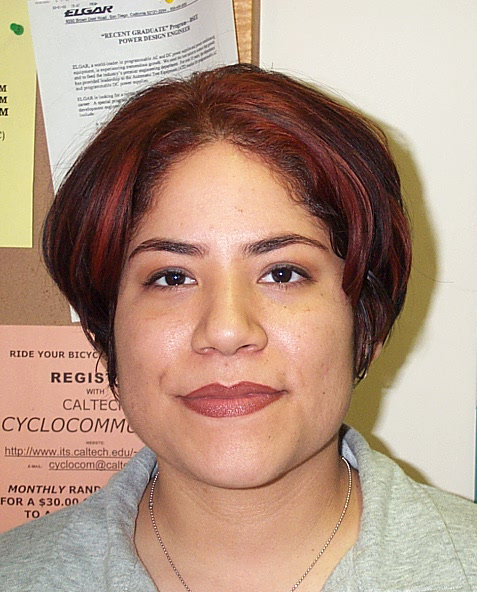
%> input picture Images/DB0/db0_1.jpg, 477 x 592 px
$ octave --eval "result = eyemapC(imread('../Images/DB0/db0_1.jpg'));"   (GNU Octave 9; MATLAB toolbox functions it lacks are replaced by stand-ins)
%> lines starting %> are read from the running program, lines starting %| are printed output that depends on the picture
function [rgbImg] = eyemapC(input)

input = im2uint8(input);
%> input is the input picture: size 592x477x3 uint8; mean R, G, B 180.5, 151.3, 133.2
img_ycbcr = rgb2ycbcr(input);
%> img_ycbcr: size 592x477x3 uint8; mean of channels 1, 2, 3 151.7, 115.8, 142.1

%[Cr, ~, Cb] = imsplit(img_ycbcr);
img_ycbcr = im2double(img_ycbcr);
%> img_ycbcr: size 592x477x3 double; mean of channels 1, 2, 3 0.595, 0.454, 0.557
Y = img_ycbcr(:,:,1);
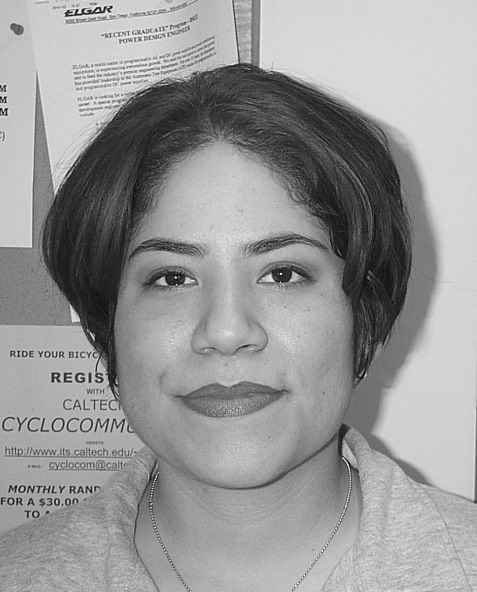
%> Y: size 592x477 double; min 0.0667, max 0.922, mean 0.595
Cb = img_ycbcr(:,:,2);
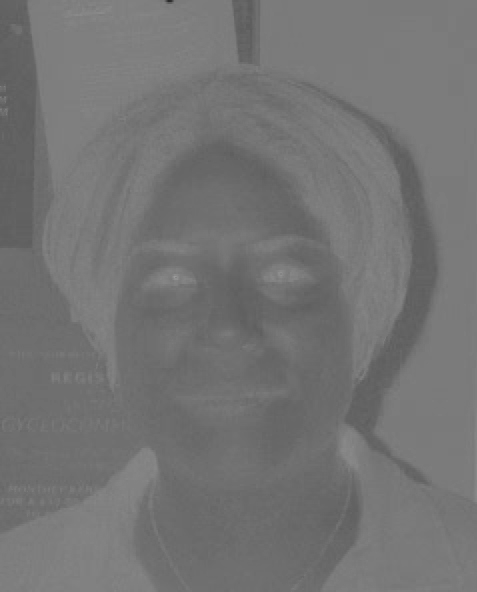
%> Cb: size 592x477 double; min 0.165, max 0.604, mean 0.454
Cr = img_ycbcr(:,:,3);
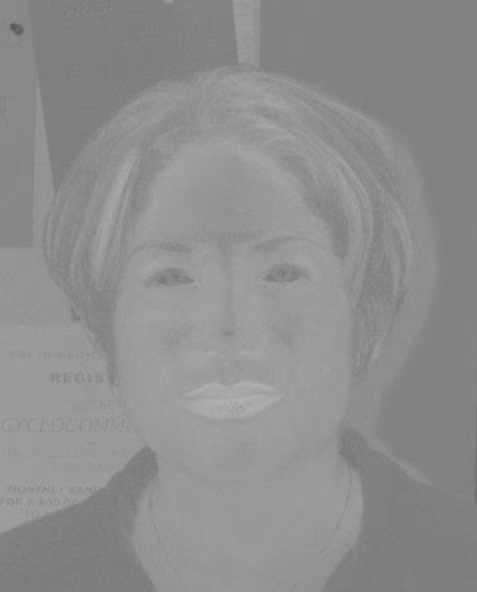
%> Cr: size 592x477 double; min 0.353, max 0.69, mean 0.557

% Chromincance eyemap
eyeMapC = ((Cb.^2)+((1-Cr).^2)+(Cb./Cr))./3;
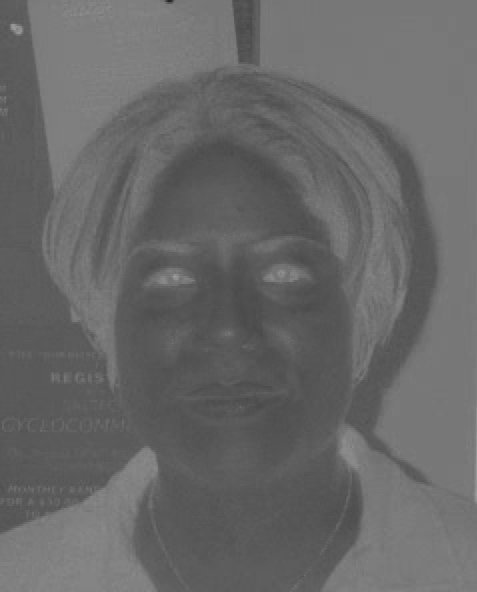
%> eyeMapC: size 592x477 double; min 0.152, max 0.638, mean 0.41

%Histogram normalization
normImg = histeq(eyeMapC);
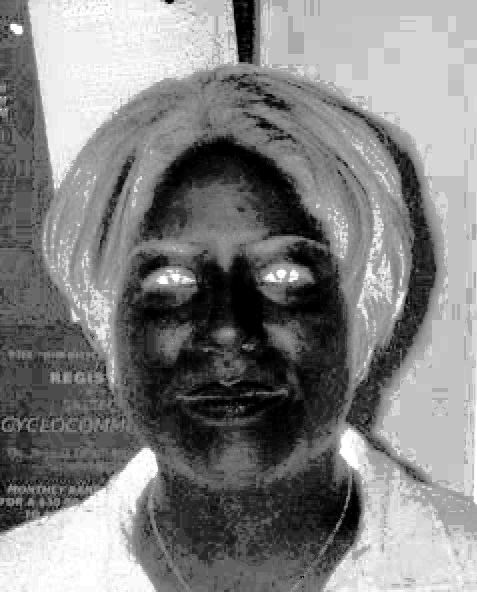
%> normImg: size 592x477 double; min 0, max 1, mean 0.508
rgbImg = normImg;

end

$ run again, on Images/DB0/db0_3.jpg
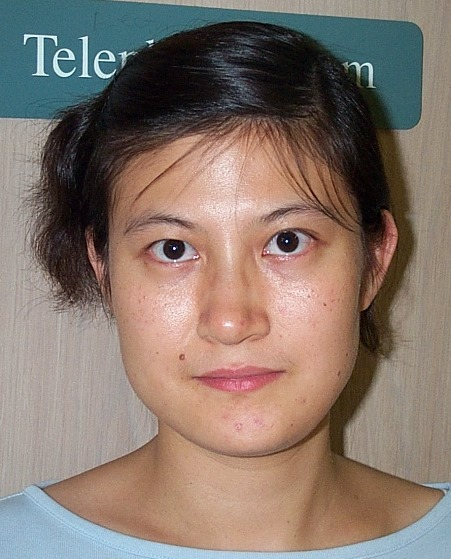
%> input picture Images/DB0/db0_3.jpg, 451 x 559 px
%> in eyemapC, input is the input picture: size 559x451x3 uint8; mean R, G, B 134.5, 118.5, 108.7
%> in eyemapC, `eyeMapC = ((Cb.^2)+((1-Cr).^2)+(Cb./Cr))./3;`:
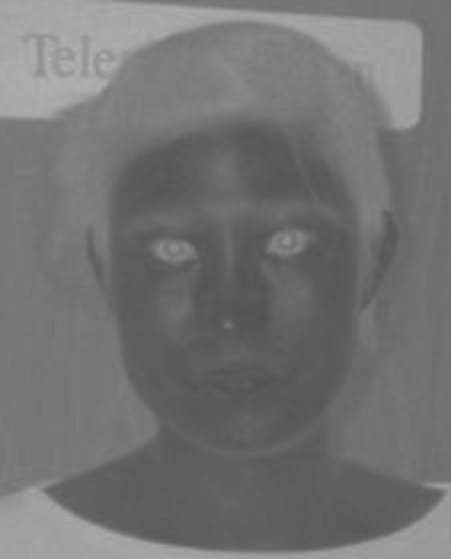
%> eyeMapC: size 559x451 double; min 0.32, max 0.702, mean 0.454
%> in eyemapC, `normImg = histeq(eyeMapC);`:
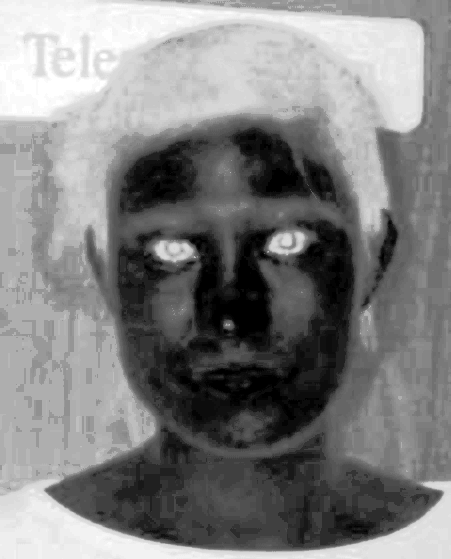
%> normImg: size 559x451 double; min 0, max 1, mean 0.504

$ run again, on Images/DB0/db0_4.jpg
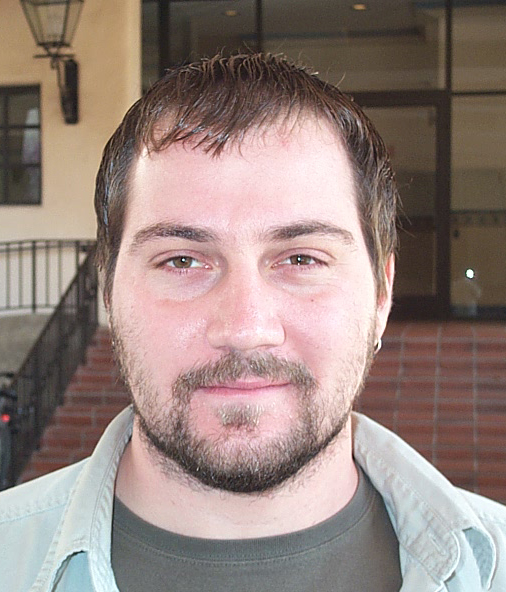
%> input picture Images/DB0/db0_4.jpg, 506 x 592 px
%> in eyemapC, input is the input picture: size 592x506x3 uint8; mean R, G, B 149.9, 132.1, 126.1
%> in eyemapC, `Cr = img_ycbcr(:,:,3);`:
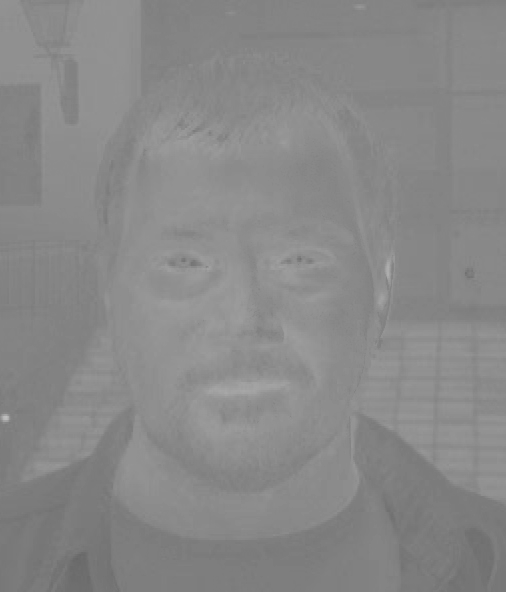
%> Cr: size 592x506 double; min 0.404, max 0.749, mean 0.534
%> in eyemapC, `normImg = histeq(eyeMapC);`:
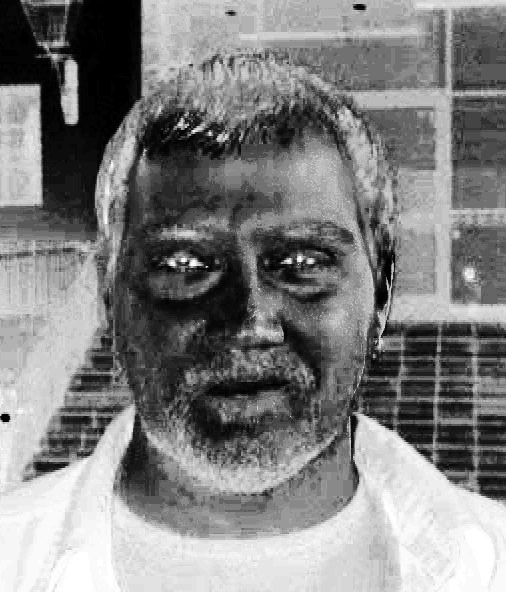
%> normImg: size 592x506 double; min 0, max 1, mean 0.507
